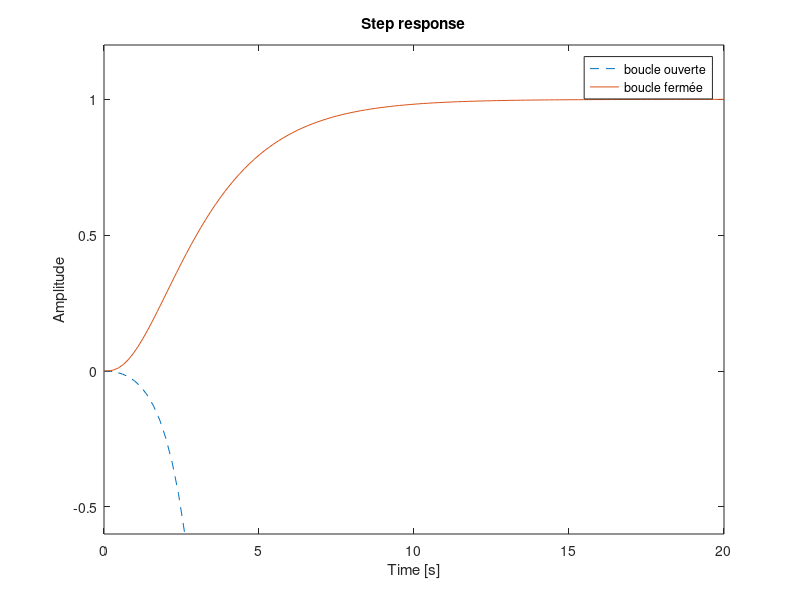

Recreate this plot in MATLAB.

% Exercice 2

% A = [0 1 ; 0.48 -1.95] ; 
% B = [0  ; 0.49] ; 
% C = [1 0] ; 
% 
% K = place (A, B, [-1 -2])
% 
% [num_g, den_g] = ss2tf(A, B, C, 0) ; 
% G = tf(num_g, den_g) ; 
% [num_g_eq, den_g_eq] = ss2tf(A-B*K, B, C, 0) ; 
% G_eq = tf(num_g_eq, den_g_eq) ; 
% %pzmap(G_eq, G)
% %step(G_eq)
% 
% % Exercice 5
% Aeq = [0 1 0 ; 0.48 -1.95 0 ; -1 0 0] ; 
% Beq = [0 ; 0.49 ; 0] ; 
% Ueq = [0 ; 0 ; 1] ; %ATTENTION : Ueq = [ 0 ; 0 ; 1] pas [0 ; 1]
% Deq = [0 0] ; 
% Ceq = [1 0 0] ; 
% K = place (Aeq, Beq, [-2 -3 -4])
% [num_g, den_g] = ss2tf(Aeq, Beq, Ceq, 0) ; 
% G = tf(num_g, den_g) ; 
% [num_g_eq, den_g_eq] = ss2tf(Aeq-Beq*K, Ueq, Ceq, 0) ; %ATTENTION : bien prendre Ueq
% G_eq = tf(num_g_eq, den_g_eq) ; 
% pzmap(G_eq, G) ; 
% [yo, to] = step(G, 20) ;  % ATTENTION :  bien [y t] et pas [t y]
% [y, t] = step(G_eq, 20) ;  % On peut rajouter la limite en x jusqu'où on veut aller
% plot(to, yo, '--', t, y) ; 
% legend('boucle ouverte', 'boucle fermée')
% xlim([0, 20])
% ylim([0 1.5])
% xlabel('Time [s]')
% ylabel('Amplitude')
% title('Step response')

% Exercice 3

% A = [1.0944 -0.17 ; -0.5897 0] ; 
% B = [0.085  ; 0] ; 
% C = [0 1] ;
% 
% K = place (A, B, [-1 -2])
% 
% [num_g, den_g] = ss2tf(A, B, C, 0) ; 
% G = tf(num_g, den_g) ; 
% [num_g_eq, den_g_eq] = ss2tf(A-B*K, B, C, 0) ; 
% G_eq = tf(num_g_eq, den_g_eq) ; 
% pzmap(G_eq, G)
% step(G, G_eq)

% Exercice 5
Aeq = [1.0944 -0.17 0 ; -0.5897 0 0 ; 0 -1 0] ; 
Beq = [0.085  ; 0 ; 0] ; 
Ueq = [0 ; 0 ; 1] ; %ATTENTION : Ueq = [ 0 ; 0 ; 1] pas [0 ; 1]
Deq = [481.9104 ; -240.9552 ; 0] ; 
Ceq = [0 1 0] ; 
K = place (Aeq, Beq, [-1 -1/2 -2])
[num_g, den_g] = ss2tf(Aeq, Beq, Ceq, 0) ; 
G = tf(num_g, den_g) ; 
[num_g_eq, den_g_eq] = ss2tf(Aeq-Beq*K, Ueq, Ceq, 0) ; %ATTENTION : bien prendre Ueq
G_eq = tf(num_g_eq, den_g_eq) ; 
pzmap(G_eq, G) ; 
[yo, to] = step(G, 20) ;  % ATTENTION :  bien [y t] et pas [t y]
[y, t] = step(G_eq, 20) ;  % On peut rajouter la limite en x jusqu'où on veut aller
plot(to, yo, '--', t, y) ; 
legend('boucle ouverte', 'boucle fermée')
xlim([0, 20])
ylim([-0.6 1.2])
xlabel('Time [s]')
ylabel('Amplitude')
title('Step response')





